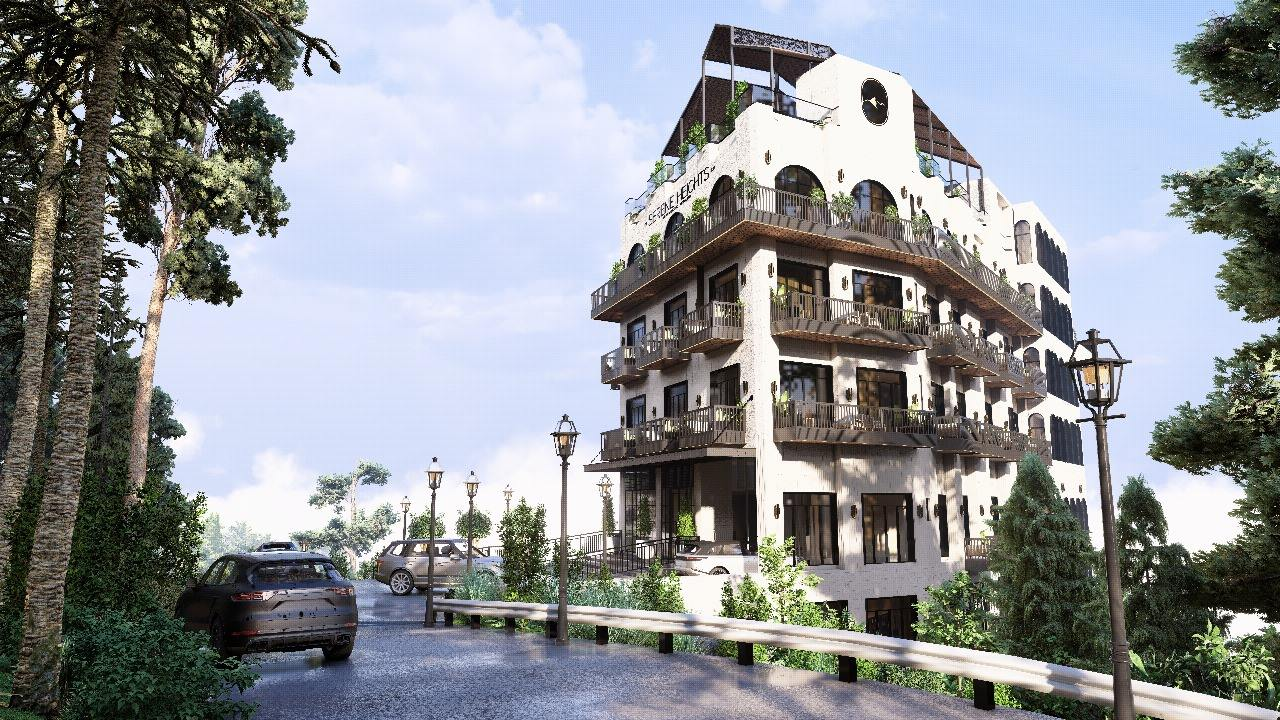
#> input picture concept/img/approach.jpg, 1280 x 720 px
$ python dusk_grade.py ../concept/img/approach.jpg
#> lines starting #> are read from the running program, lines starting #| are printed output that depends on the picture
"""Dusk colour grade for daytime renders: replace the blue sky with a pine-to-amber dusk sky,
tint shadows toward the site's pine green, warm the highlights, add a vignette.
The building and landscape are only re-lit, never altered."""
import sys, os
import numpy as np
from PIL import Image, ImageFilter

# [52 lines left out: function grade, not called in this run]

def grade_graduated(src, dst_full, dst_small):
    """Dusk by graduated filter: no sky cut-out, so no halos around pale facades."""
#> called with src = '../concept/img/approach.jpg', dst_full = '../concept/img/approac-dusk.webp', dst_small = '../concept/img/approac-dusk-960.webp'
    im = Image.open(src).convert('RGB')
#> im is the input picture: PIL image 1280x720 RGB; mean R, G, B 141.8, 145.7, 150
    a = np.asarray(im).astype(np.float32) / 255.0
    H, W, _ = a.shape
    t = (np.arange(H) / H)[:, None, None]
    # multiply filter: pine at the top, warm amber near the middle, clear below 62 %
    top = np.array([0.26, 0.40, 0.37]); warmband = np.array([1.0, 0.80, 0.64])
    f = np.where(t < 0.42, top + (warmband - top) * (t / 0.42), warmband + (1 - warmband) * np.clip((t - 0.42) / 0.20, 0, 1))
    out = a * f
    # soft amber glow along the horizon band
    glow = np.exp(-((t - 0.46) / 0.07) ** 2) * np.array([0.22, 0.11, 0.04])
    out = np.clip(out + glow * (1 - out), 0, 1)
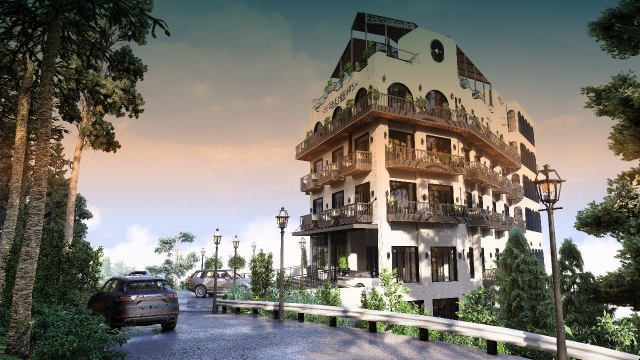
#> out: shape (720, 1280, 3) float64 (shown at 1/2 size); mean R, G, B 0.468, 0.454, 0.421
    # same scene re-light as the sky-replacement grade
    L = (0.2126 * out[..., 0] + 0.7152 * out[..., 1] + 0.0722 * out[..., 2])[..., None]
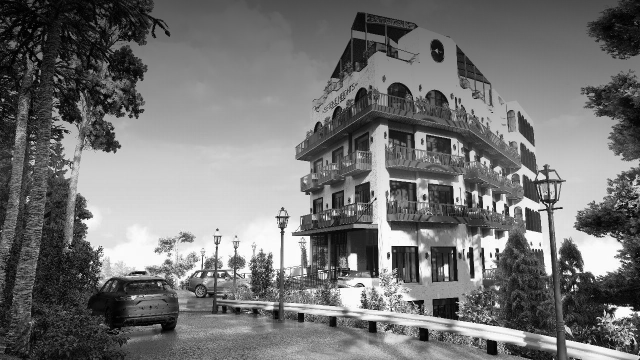
#> L: shape (720, 1280, 1) float64 (shown at 1/2 size); min 8.39e-27, max 1, mean 0.455
    scene = out * 0.86
    pine = np.array([0.09, 0.20, 0.16]); warm = np.array([1.0, 0.82, 0.62])
    scene = scene * (1 - (1 - L) ** 2 * 0.36) + pine * ((1 - L) ** 2 * 0.36)
    scene = scene * (1 - L ** 2 * 0.3) + warm * L * (L ** 2 * 0.3)
    scene = scene * np.array([1.04, 0.99, 0.93])
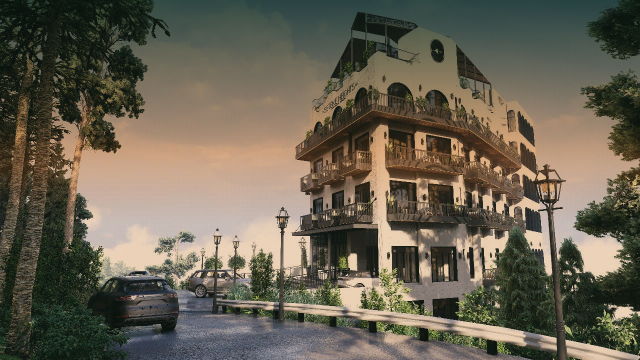
#> scene: shape (720, 1280, 3) float64 (shown at 1/2 size); mean R, G, B 0.41, 0.384, 0.323
    out = np.clip((scene - 0.5) * 1.06 + 0.5, 0, 1)
    yy, xx = np.mgrid[0:H, 0:W]
    d = np.sqrt(((xx - W / 2) / (W / 2)) ** 2 + ((yy - H / 2) / (H / 2)) ** 2)
    out = out * (1 - np.clip(d - 0.55, 0, 1)[..., None] * 0.45)
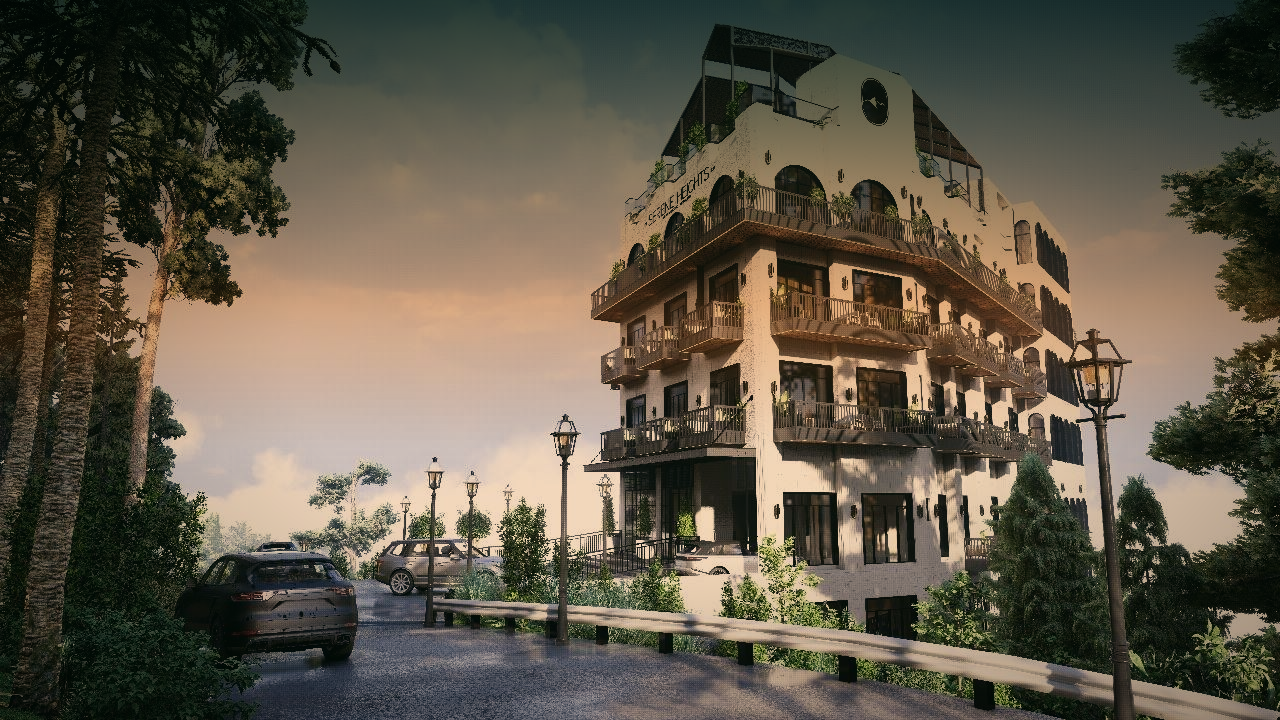
#> out: shape (720, 1280, 3) float64; mean R, G, B 0.371, 0.342, 0.284
    res = Image.fromarray((np.clip(out, 0, 1) * 255).astype(np.uint8))
    res.save(dst_full, 'WEBP', quality=80, method=6)
    small = res.copy(); small.thumbnail((960, 960 * res.height // res.width), Image.LANCZOS)
    small.save(dst_small, 'WEBP', quality=78, method=6)
    return res


if __name__ == '__main__':
    # usage: python scripts/dusk_grade.py public/media/terraces.webp
    # writes <name>-dusk.webp and <name>-dusk-960.webp next to the source
    src = sys.argv[1]
    base = src[:-5]
    grade_graduated(src, base + '-dusk.webp', base + '-dusk-960.webp')
    print('wrote', base + '-dusk.webp')

$ run again, on concept/img/mist-valley.jpg
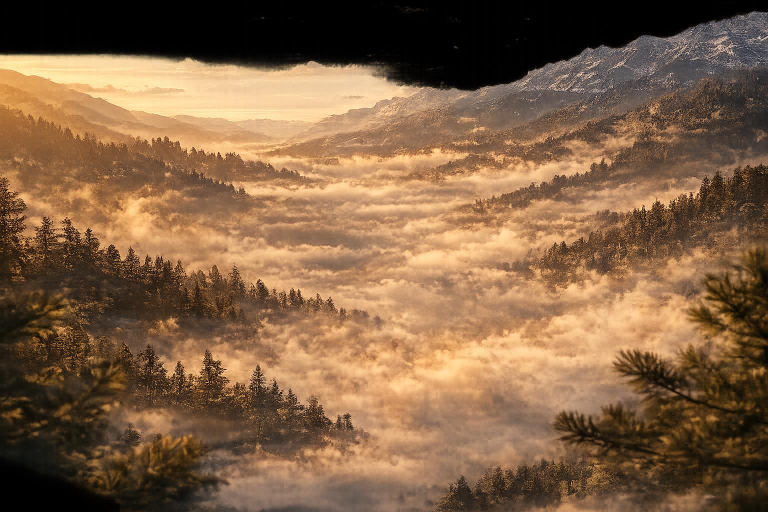
#> input picture concept/img/mist-valley.jpg, 1536 x 1024 px (shown at 1/2 size)
#> in grade_graduated, im is the input picture: PIL image 1536x1024 RGB; mean R, G, B 129.7, 97.9, 69.2
#> in grade_graduated, `L = (0.2126 * out[..., 0] + 0.7152 * out[..., 1] + 0.0722 * out[..., 2..`:
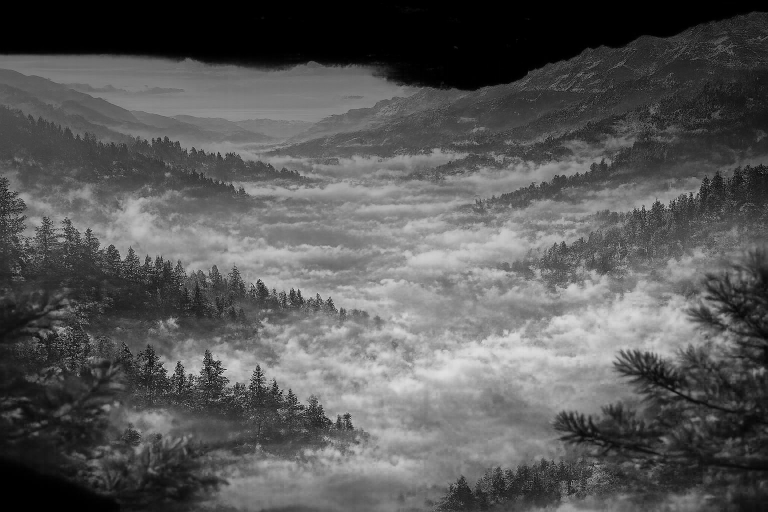
#> L: shape (1024, 1536, 1) float64 (shown at 1/2 size); min 2.27e-27, max 0.967, mean 0.348
#> in grade_graduated, `small.thumbnail((960, 960 * res.height // res.width), Image.LANCZOS)`:
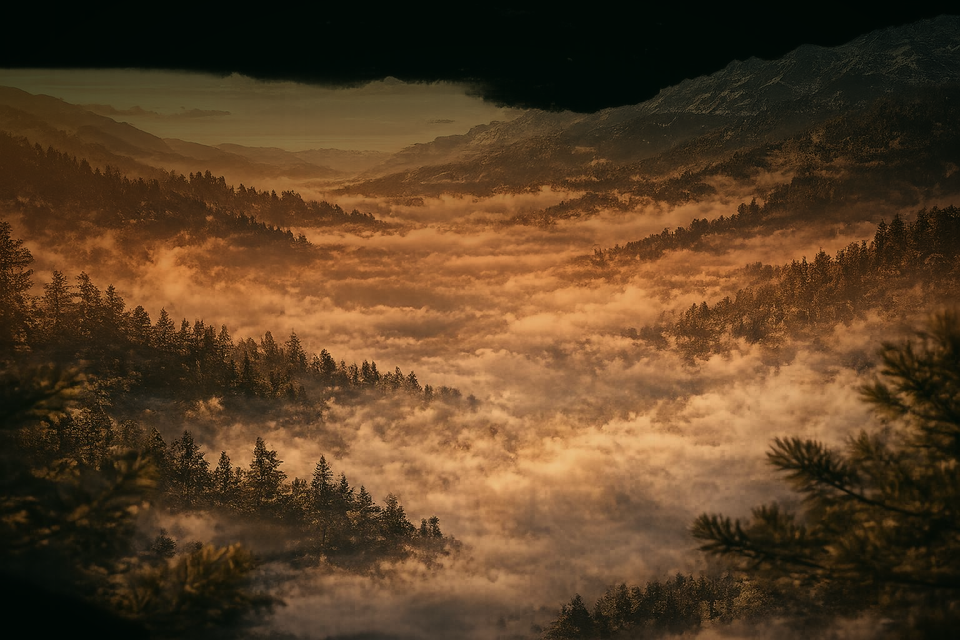
#> small: PIL image 960x640 RGB; mean R, G, B 88.8, 63.1, 36.9

$ run again, on concept/img/pines.jpg
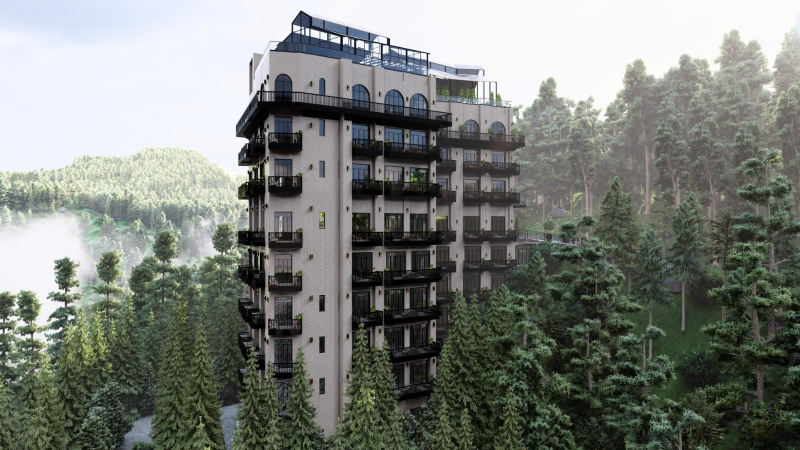
#> input picture concept/img/pines.jpg, 1600 x 900 px (shown at 1/2 size)
#> in grade_graduated, im is the input picture: PIL image 1600x900 RGB; mean R, G, B 123.4, 127.7, 121.7
#> in grade_graduated, `L = (0.2126 * out[..., 0] + 0.7152 * out[..., 1] + 0.0722 * out[..., 2..`:
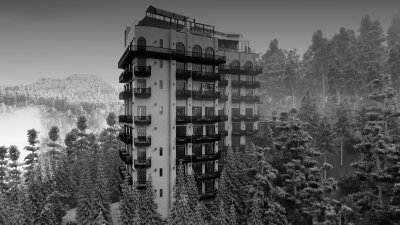
#> L: shape (900, 1600, 1) float64 (shown at 1/4 size); min 7.14e-25, max 1, mean 0.367
#> in grade_graduated, `small.thumbnail((960, 960 * res.height // res.width), Image.LANCZOS)`:
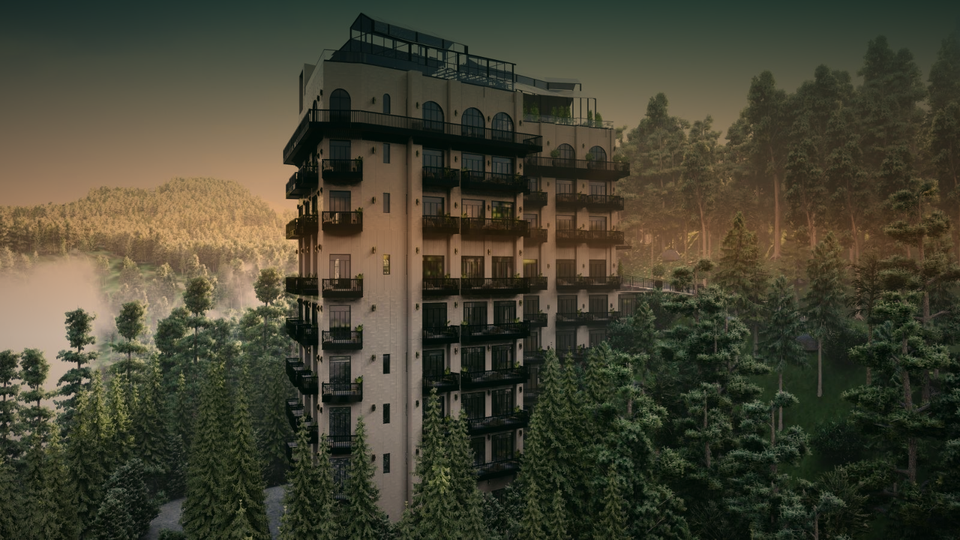
#> small: PIL image 960x540 RGB; mean R, G, B 68.6, 66.6, 49.8
